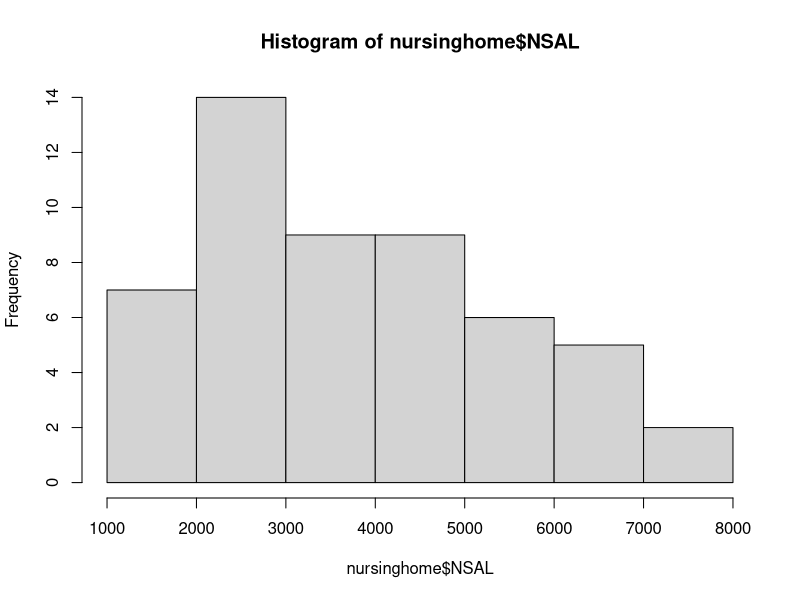

This figure's R source:
#Q1: What are the names of the variables included in the Nursing Home dataset?
getwd()
setwd("/Users/Leah/Downloads/Lab 1")
read.csv("Nursing Home.csv")
nursinghome <- read.csv("Nursing Home.csv")
str(nursinghome)
colnames(nursinghome)

#Q2: Produce a histogram describing the distribution of the annual nursing salaries.
hist(nursinghome$NSAL)

#Q3: Presume the dataset includes data on all licensed nursing facilities in New Mexico in 1988. 
# Do rural or non-rural nursing facilities have higher annual expenditures? 
aggregate(nursinghome$FEXP~nursinghome$RURAL,FUN=mean)

#Q4: Create a variable called “bed100” that equals 1 for nursing facilities that have 100 or fewer beds and 0 
# if more than 100 beds. Using the table function, how many facilities have more than 100 beds?
bed100 <- ifelse(nursinghome$BED<=100,1,0) 
bed100r <- factor(bed100,levels=c(0,1),labels=c("beds <= 100","beds > 100"))
table(bed100r)
